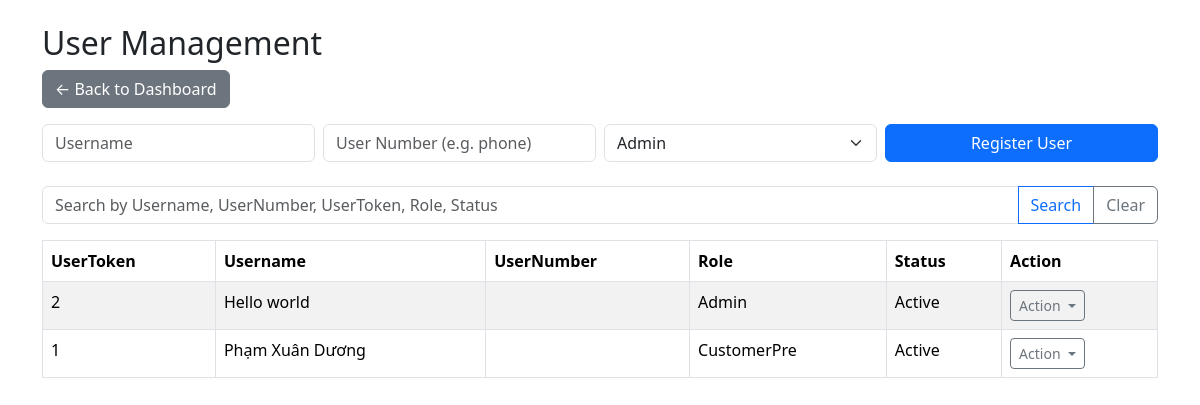
Screenshot of /admin/users.php (signed in) with the database file from the repository.
### tables this page shows
CREATE TABLE `users` (
  `UserToken` varchar(64) NOT NULL,
  `Username` varchar(100) NOT NULL,
  `userNumber` varchar(15) DEFAULT NULL,
  `PASSWORD` varchar(255) NOT NULL,
  `Role` enum('Admin','Customer','CustomerPre') DEFAULT 'Customer',
  `Score` int DEFAULT '0',
  `FailedLoginAttempts` int DEFAULT '0',
  `STATUS` enum('Active','Locked') NOT NULL DEFAULT 'Active',
  `isFirstLogin` tinyint(1) NOT NULL DEFAULT '1',
  `LockTimestamp` datetime DEFAULT NULL,
  `avatar` varchar(50) DEFAULT NULL
);

### admin/users.php (the view, shortened to what this page needs)
<?php
require_once "../db.php";
$search = isset($_GET['search']) ? trim($_GET['search']) : "";
if ($search !== "") {
    $like = "%" . $conn->real_escape_string($search) . "%";
    $sql = "SELECT UserToken, Username, userNumber, Role, STATUS
            FROM users
            WHERE Username LIKE ?
               OR userNumber LIKE ?
               OR UserToken LIKE ?
               OR Role LIKE ?
               OR STATUS LIKE ?
            ORDER BY Username ASC";
    $stmt = $conn->prepare($sql);
    $stmt->bind_param("sssss", $like, $like, $like, $like, $like);
    $stmt->execute();
    $res = $stmt->get_result();
    $users = $res->fetch_all(MYSQLI_ASSOC);
    $stmt->close();
} else {
    $res = $conn->query("SELECT UserToken, Username, userNumber, Role, STATUS FROM users ORDER BY Username ASC");
    $users = $res->fetch_all(MYSQLI_ASSOC);
}
?>
<!DOCTYPE html>
<html>
<head>
    <link rel="stylesheet" href="https://cdn.jsdelivr.net/npm/bootstrap@5.3.2/dist/css/bootstrap.min.css">
</head>
<body class="container py-4">
    <h2>User Management</h2>
    <a href="dashboard.php" class="btn btn-secondary mb-3">← Back to Dashboard</a>
    <form method="post" class="mb-4">
        <div class="row g-2">
            <div class="col-md-3">
                <input type="text" name="username" placeholder="Username" class="form-control" required>
            </div>
            <div class="col-md-3">
                <input type="text" name="usernumber" placeholder="User Number (e.g. phone)" class="form-control">
            </div>
            <div class="col-md-3">
                <select name="role" class="form-select" required>
                    <option value="Admin">Admin</option>
                </select>
            </div>
            <div class="col-md-3">
                <button type="submit" class="btn btn-primary w-100">Register User</button>
            </div>
        </div>
    </form>
    <form method="get" class="mb-3">
        <div class="input-group">
            <input type="text" name="search" value="<?= htmlspecialchars($search) ?>" class="form-control" placeholder="Search by Username, UserNumber, UserToken, Role, Status">
            <button type="submit" class="btn btn-outline-primary">Search</button>
            <a href="users.php" class="btn btn-outline-secondary">Clear</a>
        </div>
    </form>
    <table class="table table-bordered table-striped">
        <thead>
            <tr>
                <th>UserToken</th>
                <th>Username</th>
                <th>UserNumber</th>
                <th>Role</th>
                <th>Status</th>
                <th>Action</th>
            </tr>
        </thead>
        <tbody>
            <?php foreach ($users as $u): ?>
            <tr>
                <td><?= htmlspecialchars($u["UserToken"]) ?></td>
                <td><?= htmlspecialchars($u["Username"]) ?></td>
                <td><?= htmlspecialchars($u["userNumber"]) ?></td>
                <td><?= htmlspecialchars($u["Role"]) ?></td>
                <td><?= htmlspecialchars($u["STATUS"]) ?></td>
                <td>
                    <div class="dropdown">
                        <button class="btn btn-sm btn-outline-secondary dropdown-toggle" type="button" data-bs-toggle="dropdown">
                            Action
                        </button>
                    </div>
                </td>
            </tr>
            <?php endforeach; ?>
        </tbody>
    </table>
</body>
</html>

### rows the page displays
users: UserToken "2", Username "Hello world", Role "Admin", STATUS "Active"
users: UserToken "1", Username "Phạm Xuân Dương", Role "CustomerPre", STATUS "Active"
